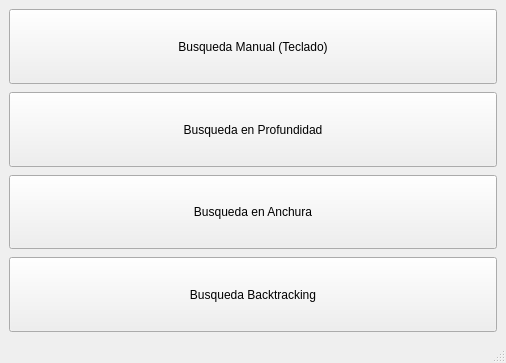
<?xml version="1.0" encoding="UTF-8"?>
<ui version="4.0">
 <class>MainWindow</class>
 <widget class="QMainWindow" name="MainWindow">
  <property name="geometry">
   <rect>
    <x>0</x>
    <y>0</y>
    <width>506</width>
    <height>363</height>
   </rect>
  </property>
  <property name="windowTitle">
   <string>Simulaciones</string>
  </property>
  <widget class="QWidget" name="centralwidget">
   <layout class="QGridLayout" name="gridLayout">
    <item row="0" column="0">
     <layout class="QVBoxLayout" name="verticalLayout">
      <property name="spacing">
       <number>8</number>
      </property>
      <item>
       <widget class="QPushButton" name="pushButton_2">
        <property name="sizePolicy">
         <sizepolicy hsizetype="Ignored" vsizetype="Ignored">
          <horstretch>0</horstretch>
          <verstretch>0</verstretch>
         </sizepolicy>
        </property>
        <property name="text">
         <string>Busqueda Manual (Teclado)</string>
        </property>
       </widget>
      </item>
      <item>
       <widget class="QPushButton" name="pushButton_3">
        <property name="sizePolicy">
         <sizepolicy hsizetype="Ignored" vsizetype="Ignored">
          <horstretch>0</horstretch>
          <verstretch>0</verstretch>
         </sizepolicy>
        </property>
        <property name="text">
         <string>Busqueda en Profundidad</string>
        </property>
       </widget>
      </item>
      <item>
       <widget class="QPushButton" name="pushButton_4">
        <property name="sizePolicy">
         <sizepolicy hsizetype="Ignored" vsizetype="Ignored">
          <horstretch>0</horstretch>
          <verstretch>0</verstretch>
         </sizepolicy>
        </property>
        <property name="text">
         <string>Busqueda en Anchura</string>
        </property>
       </widget>
      </item>
      <item>
       <widget class="QPushButton" name="pushButton">
        <property name="sizePolicy">
         <sizepolicy hsizetype="Ignored" vsizetype="Ignored">
          <horstretch>0</horstretch>
          <verstretch>0</verstretch>
         </sizepolicy>
        </property>
        <property name="text">
         <string>Busqueda Backtracking</string>
        </property>
       </widget>
      </item>
     </layout>
    </item>
   </layout>
  </widget>
  <widget class="QStatusBar" name="statusbar"/>
 </widget>
 <resources/>
 <connections/>
</ui>
